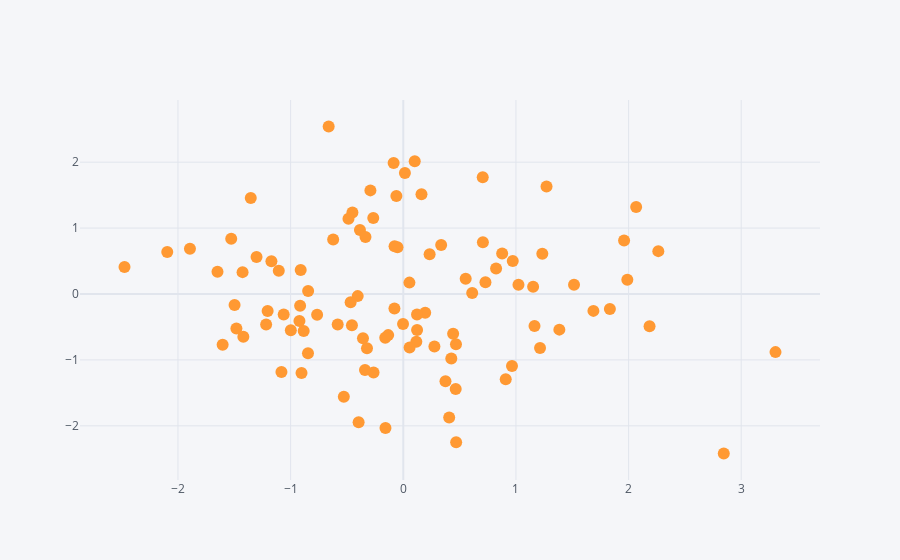

The cell this chart's notebook holds for it:
### Code cell
df4.iplot(kind='scatter',x='A',y='C',mode ='markers')
